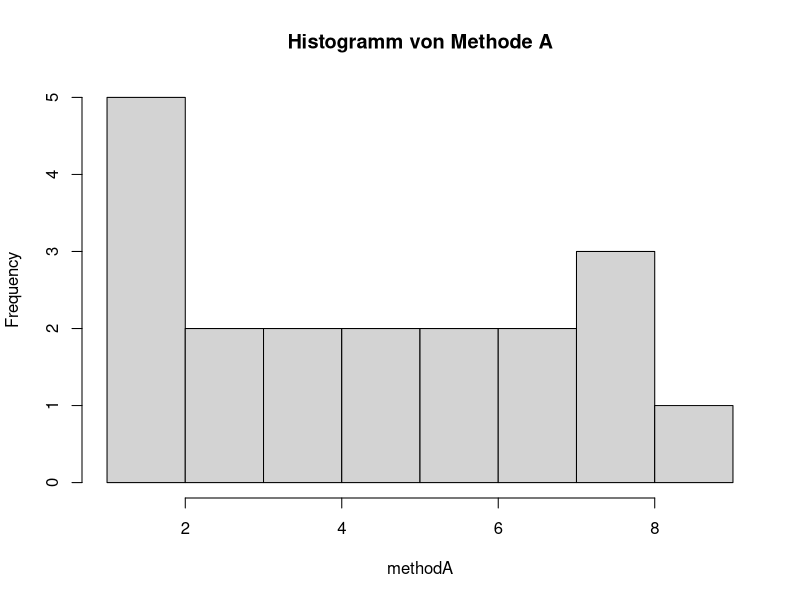
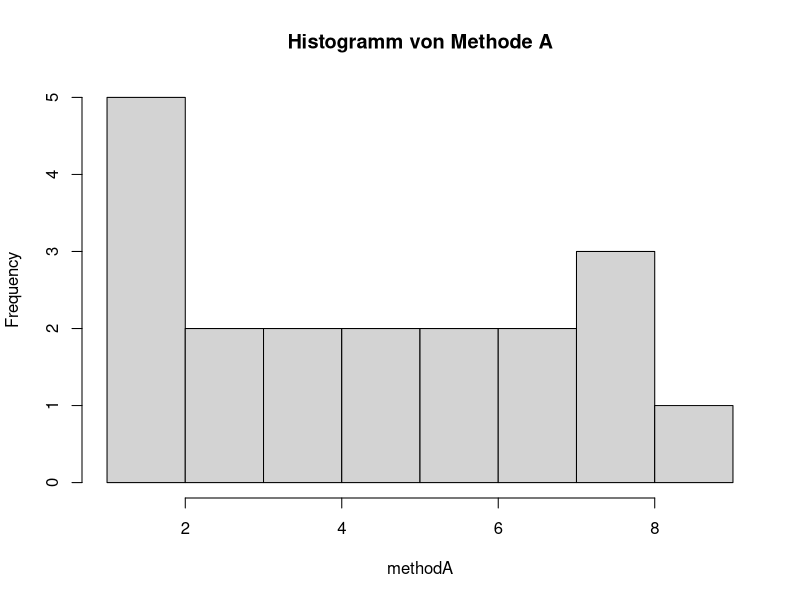
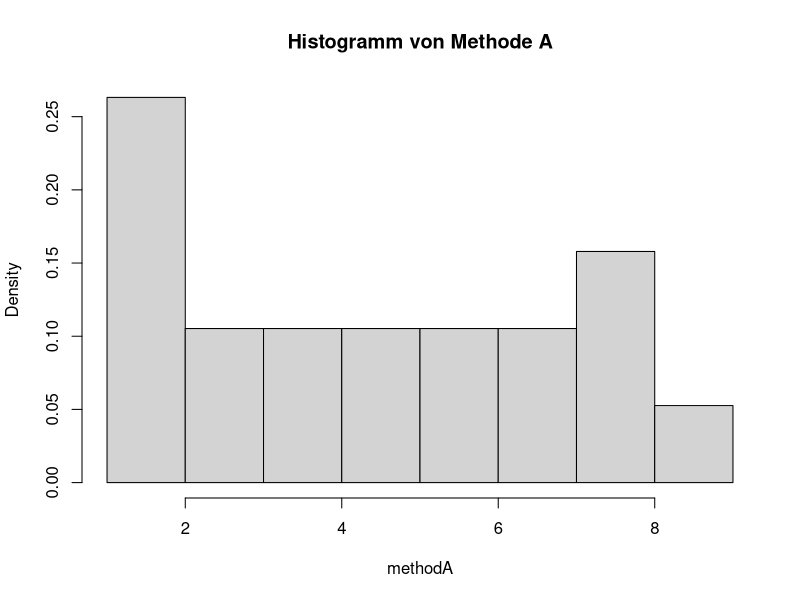
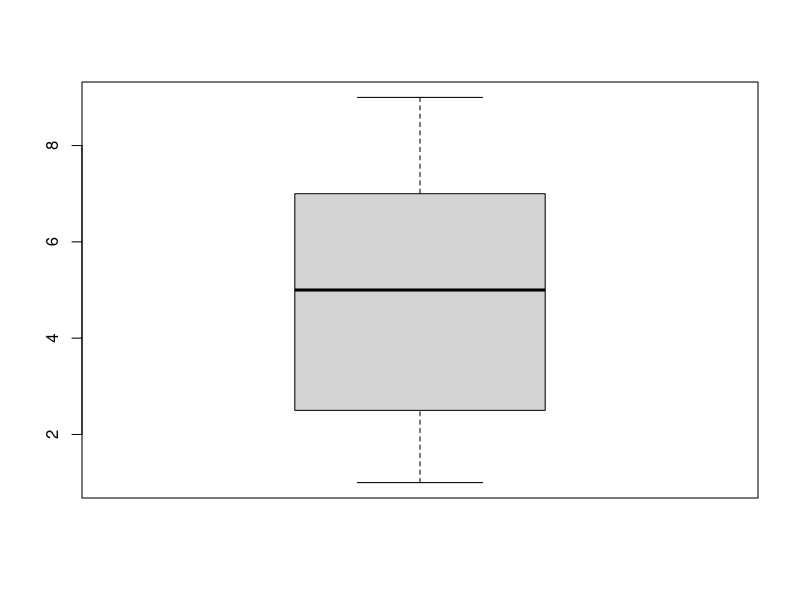
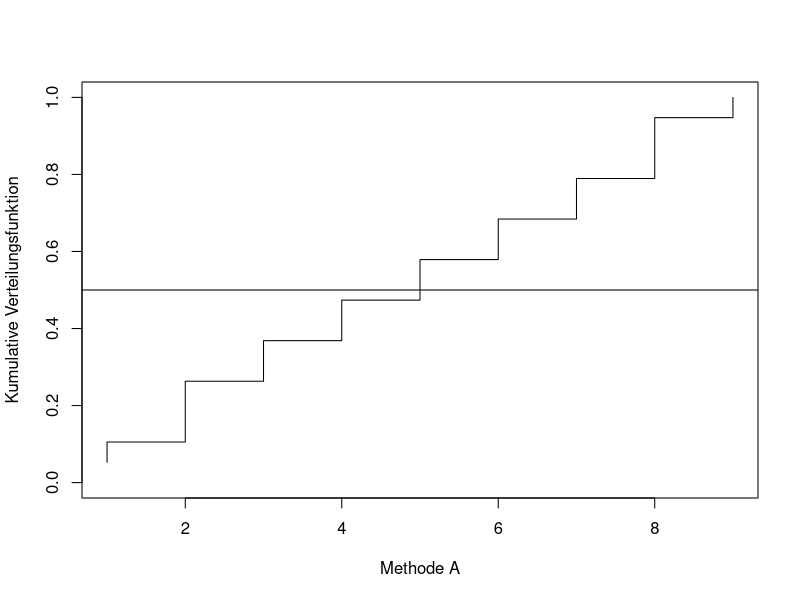
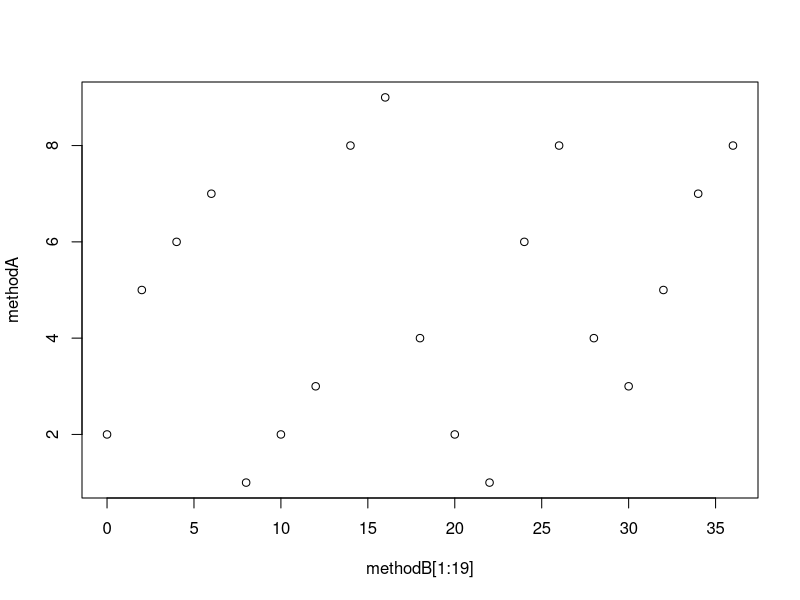
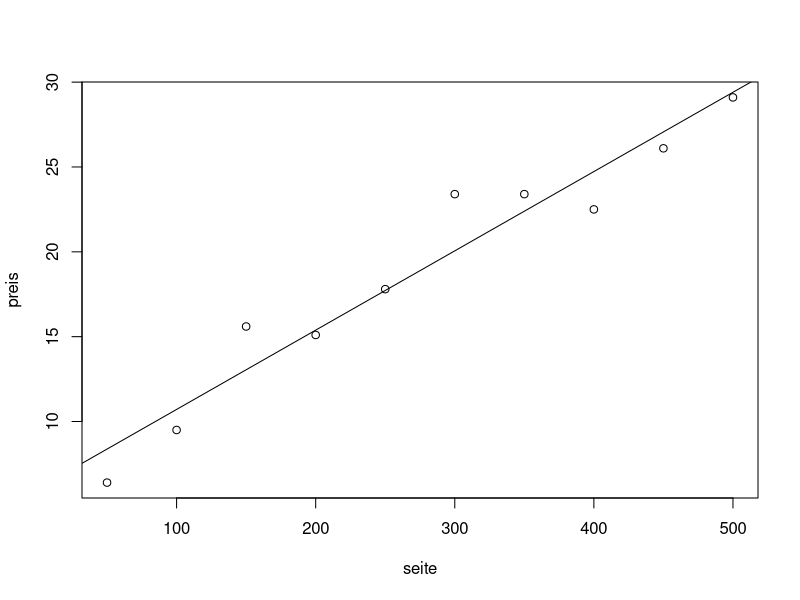
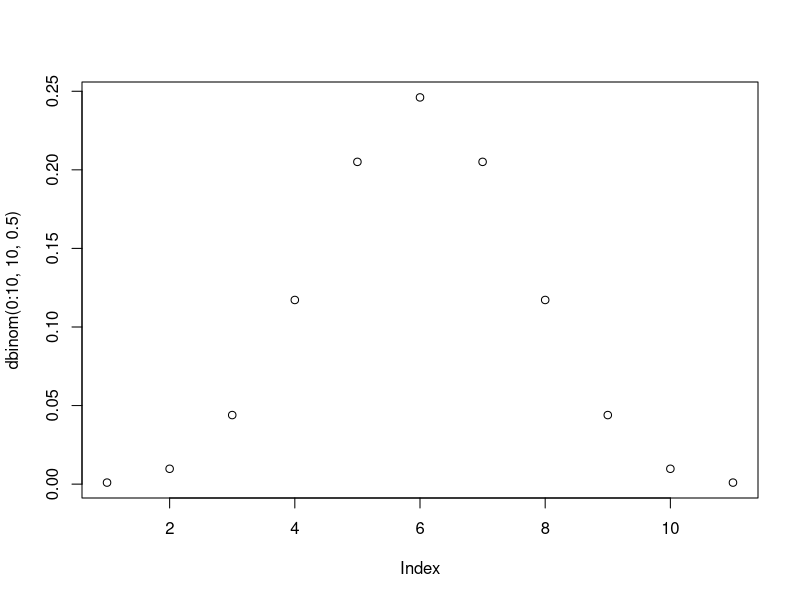

Generate these figures, in order, with R:
#exampledata
methodA <- c(2,5,6,7,1,2,3,8,9,4,2,1,6,8,4,3,5,7,8)
methodB <- seq(0, 50, 2)
seite <- c(seq(50, 500, 50))
preis <- c(6.4, 9.5, 15.6, 15.1, 17.8, 23.4, 23.4, 22.5, 26.1, 29.1)

#Kennzahlen
arithmetischesMittel <- mean(methodA)
empirischeVarianz <- var(methodA)
standardabweichung <- sd(methodA) # oder sqrt(var())
median <- median(methodA)

unteresQuartil <- quantile(methodA, 0.25, type = 2)
oberesQuartil <- quantile(methodA, 0.75, type = 2)
unteresUndObereseQuartil <- quantile(methodA, seq(0.25, 1, 0.50), type = 2)
streuungsmass <- quantile(methodA, 0.75, type = 2) - quantile(methodA, 0.25, type = 2)

#Grafische Methoden
hist(methodA, main = "Histogramm von Methode A")
hist(methodA, breaks = 7, main = "Histogramm von Methode A")
hist(methodA, freq = F, main = "Histogramm von Methode A")

boxplot(methodA)

#empirische kumulative Verteilungsfunktion
plot(sort(methodA), (1:length(methodA))/length(methodA), type = "s", ylim = c(0, 1), ylab = "Kumulative Verteilungsfunktion", xlab = "Methode A")
abline(h=0.5)

#Streudiagramm
plot(methodB[1:19], methodA)

# Einfache lineare Regression
plot(seite, preis)
abline(lm(preis~seite))

#corelationsfaktor
# hoch
cor(seite, preis)
# tief
cor(methodB[1:19], methodA)

# Grund für Binomial
#1. Unabhängig
#2. Habe nur 1 oder 0
#3. Habe endliche Anzahl Werte
plot( dbinom(0:10, 10, 0.5) ) # von 0 bis .. jeweils einzelwahrscheinlichkeit
plot( pbinom(0:10, 10, 0.5) ) # von 0 bis .. Wahrscheinlichkeit aufsummieren
hist( rbinom(100, 10, 0.5) ) # 100 Ergebnise mit 10 Patienten # Erfolgreich bei Wahrscheinlichkeit 0.5
qbinom(0.5, 10, 0.5) # q = Quantil, Das ist der Median in dem Fall weil 50% Quantil (0.5)
